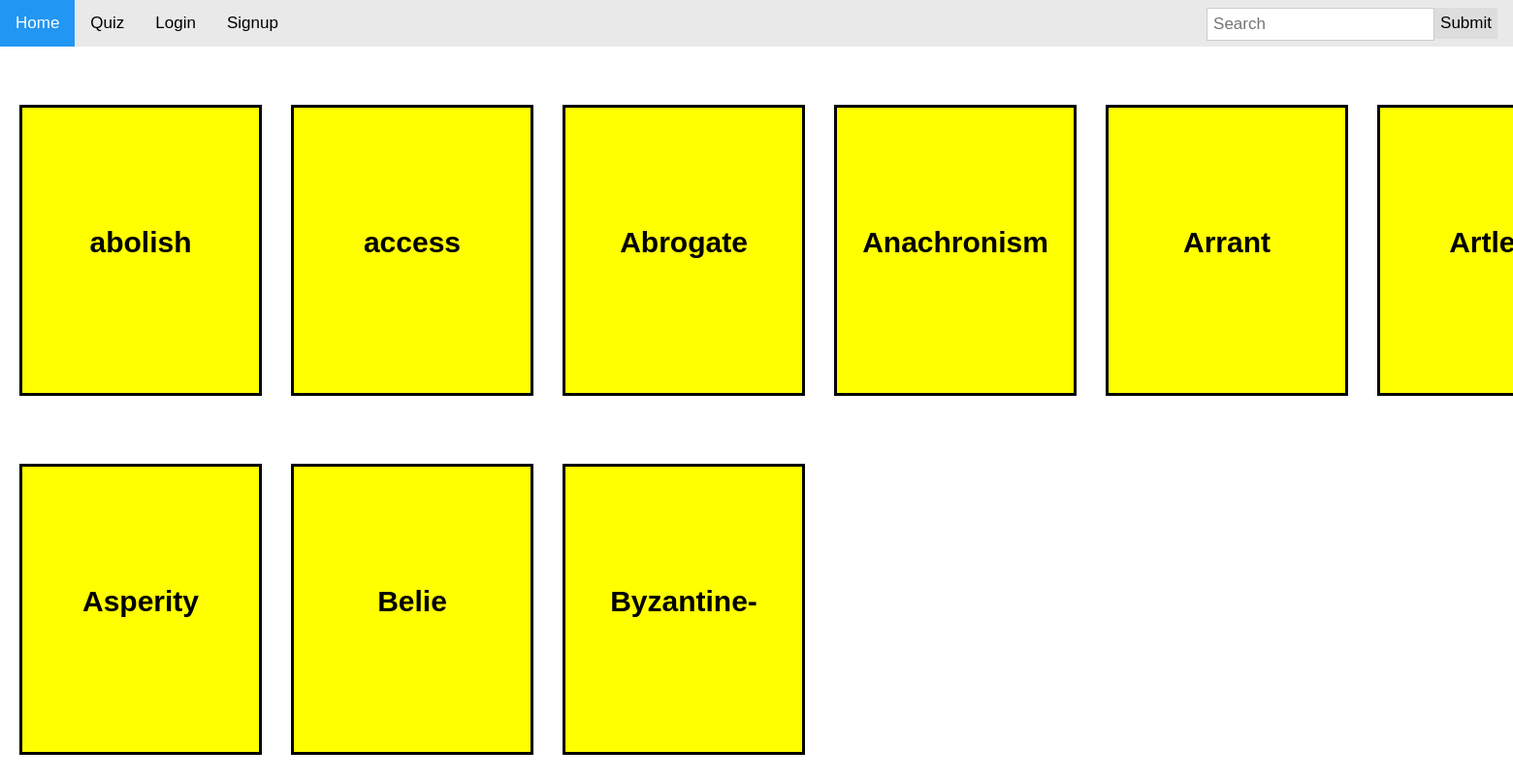
Before: / with the older database file.
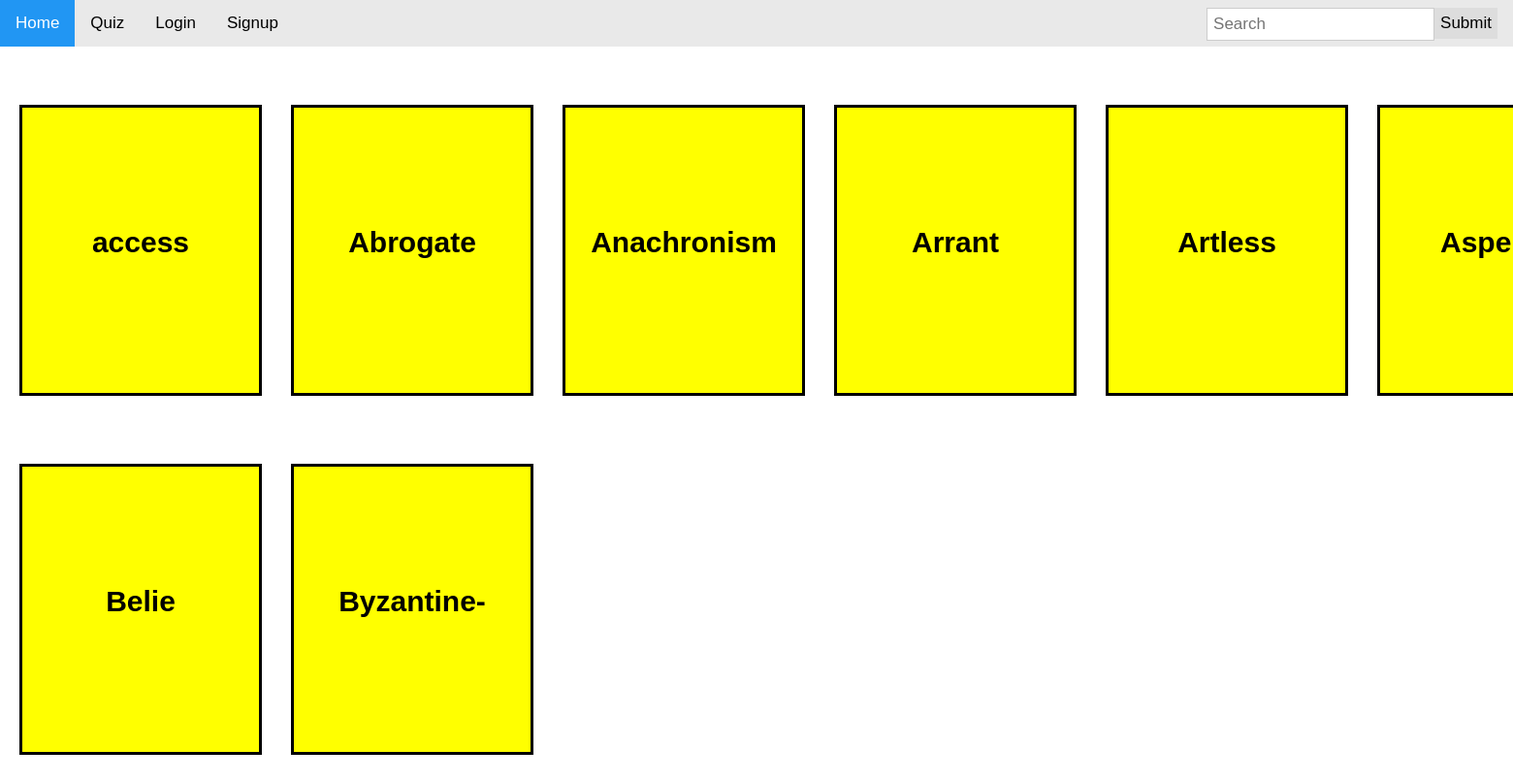
After: the same page with the newer database file.
### apps/models.py (models this page shows, shortened)
class Addcard(models.Model):
    id = models.UUIDField(primary_key=True, default=uuid.uuid4, editable=False)
    input_box = models.CharField(max_length=100, verbose_name="Input Box", unique=True)
    text_area = models.TextField(verbose_name="Text Area", unique=True)

### apps/views.py (the view)
# urls.py: path('', views.Home , name= 'Home'),
def Home(request):
    query = request.GET.get('q')
    if query:
         data = Addcard.objects.filter(input_box__icontains=query)
    else:
        data = Addcard.objects.all()
    return render(request , 'Home.html' , {'data':data})

### templates/Home.html (shortened to what this page needs)
<!DOCTYPE html>
<html lang="en">
    <head>
    </head>
    <body>
        {% include 'nav.html' %}
        <div class="main_body">
            {% for obj in data %}
                <div class="container">
                    <div class="card">
                        <div class="fornt">
                            <div class="fornt-data">
                                {{ obj.input_box }}
                            </div>
                        </div>
                        <div class="back">
                             <div class="back-data">
                             </div>
                            <div class="delete_btn">
                                <a href="{% url 'deletecard' obj.id %}">del</a>
                            </div>
                            <div class="edit_btn">
                                <a href="{% url 'updatecard' obj.id %}">update</a>
                            </div>
                        </div>
                    </div>
                </div>
            {% endfor %}
        </div>
    </body>
</html>

Changed rows visible on the page:
removed Addcard: input_box "abolish"
